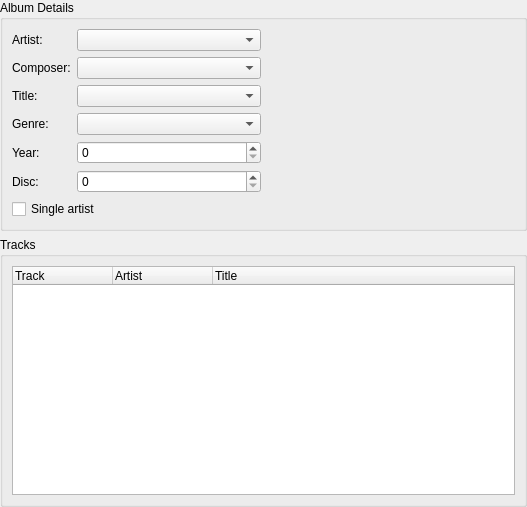
<?xml version="1.0" encoding="UTF-8"?>
<ui version="4.0">
 <class>AlbumDetails</class>
 <widget class="QWidget" name="AlbumDetails">
  <property name="geometry">
   <rect>
    <x>0</x>
    <y>0</y>
    <width>527</width>
    <height>507</height>
   </rect>
  </property>
  <layout class="QVBoxLayout" name="verticalLayout">
   <property name="margin">
    <number>0</number>
   </property>
   <item>
    <widget class="QGroupBox" name="groupBox">
     <property name="sizePolicy">
      <sizepolicy hsizetype="Preferred" vsizetype="Fixed">
       <horstretch>0</horstretch>
       <verstretch>0</verstretch>
      </sizepolicy>
     </property>
     <property name="title">
      <string>Album Details</string>
     </property>
     <layout class="QGridLayout" name="gridLayout">
      <item row="0" column="0" rowspan="2">
       <layout class="QFormLayout" name="formLayout">
        <item row="0" column="0">
         <widget class="BuddyLabel" name="label">
          <property name="text">
           <string>Artist:</string>
          </property>
          <property name="buddy">
           <cstring>artist</cstring>
          </property>
         </widget>
        </item>
        <item row="0" column="1">
         <widget class="CompletionCombo" name="artist"/>
        </item>
        <item row="1" column="0">
         <widget class="BuddyLabel" name="composerLabel">
          <property name="text">
           <string>Composer:</string>
          </property>
          <property name="buddy">
           <cstring>composer</cstring>
          </property>
         </widget>
        </item>
        <item row="1" column="1">
         <widget class="CompletionCombo" name="composer"/>
        </item>
        <item row="2" column="0">
         <widget class="BuddyLabel" name="label_2">
          <property name="text">
           <string>Title:</string>
          </property>
          <property name="buddy">
           <cstring>title</cstring>
          </property>
         </widget>
        </item>
        <item row="2" column="1">
         <widget class="CompletionCombo" name="title"/>
        </item>
        <item row="3" column="0">
         <widget class="BuddyLabel" name="label_3">
          <property name="text">
           <string>Genre:</string>
          </property>
          <property name="buddy">
           <cstring>genre</cstring>
          </property>
         </widget>
        </item>
        <item row="3" column="1">
         <widget class="CompletionCombo" name="genre"/>
        </item>
        <item row="4" column="0">
         <widget class="BuddyLabel" name="label_4">
          <property name="text">
           <string>Year:</string>
          </property>
          <property name="buddy">
           <cstring>year</cstring>
          </property>
         </widget>
        </item>
        <item row="4" column="1">
         <widget class="SpinBox" name="year"/>
        </item>
        <item row="5" column="0">
         <widget class="BuddyLabel" name="label_6">
          <property name="text">
           <string>Disc:</string>
          </property>
          <property name="buddy">
           <cstring>disc</cstring>
          </property>
         </widget>
        </item>
        <item row="5" column="1">
         <widget class="SpinBox" name="disc"/>
        </item>
        <item row="6" column="0" colspan="2">
         <widget class="QCheckBox" name="singleArtist">
          <property name="text">
           <string>Single artist</string>
          </property>
         </widget>
        </item>
       </layout>
      </item>
      <item row="0" column="1">
       <widget class="BuddyLabel" name="cover"/>
      </item>
     </layout>
    </widget>
   </item>
   <item>
    <widget class="QGroupBox" name="groupBox_2">
     <property name="sizePolicy">
      <sizepolicy hsizetype="MinimumExpanding" vsizetype="MinimumExpanding">
       <horstretch>0</horstretch>
       <verstretch>0</verstretch>
      </sizepolicy>
     </property>
     <property name="title">
      <string>Tracks</string>
     </property>
     <layout class="QVBoxLayout" name="verticalLayout_2">
      <item>
       <widget class="QTreeWidget" name="tracks">
        <property name="alternatingRowColors">
         <bool>false</bool>
        </property>
        <property name="rootIsDecorated">
         <bool>false</bool>
        </property>
        <property name="uniformRowHeights">
         <bool>true</bool>
        </property>
        <property name="itemsExpandable">
         <bool>false</bool>
        </property>
        <property name="allColumnsShowFocus">
         <bool>true</bool>
        </property>
        <column>
         <property name="text">
          <string>Track</string>
         </property>
        </column>
        <column>
         <property name="text">
          <string>Artist</string>
         </property>
        </column>
        <column>
         <property name="text">
          <string>Title</string>
         </property>
        </column>
       </widget>
      </item>
     </layout>
    </widget>
   </item>
  </layout>
 </widget>
 <customwidgets>
  <customwidget>
   <class>BuddyLabel</class>
   <extends>QLabel</extends>
   <header>buddylabel.h</header>
  </customwidget>
  <customwidget>
   <class>CompletionCombo</class>
   <extends>QComboBox</extends>
   <header>completioncombo.h</header>
  </customwidget>
  <customwidget>
   <class>SpinBox</class>
   <extends>QSpinBox</extends>
   <header>spinbox.h</header>
  </customwidget>
 </customwidgets>
 <tabstops>
  <tabstop>artist</tabstop>
  <tabstop>composer</tabstop>
  <tabstop>title</tabstop>
  <tabstop>genre</tabstop>
  <tabstop>year</tabstop>
  <tabstop>disc</tabstop>
  <tabstop>singleArtist</tabstop>
  <tabstop>tracks</tabstop>
 </tabstops>
 <resources/>
 <connections/>
</ui>
